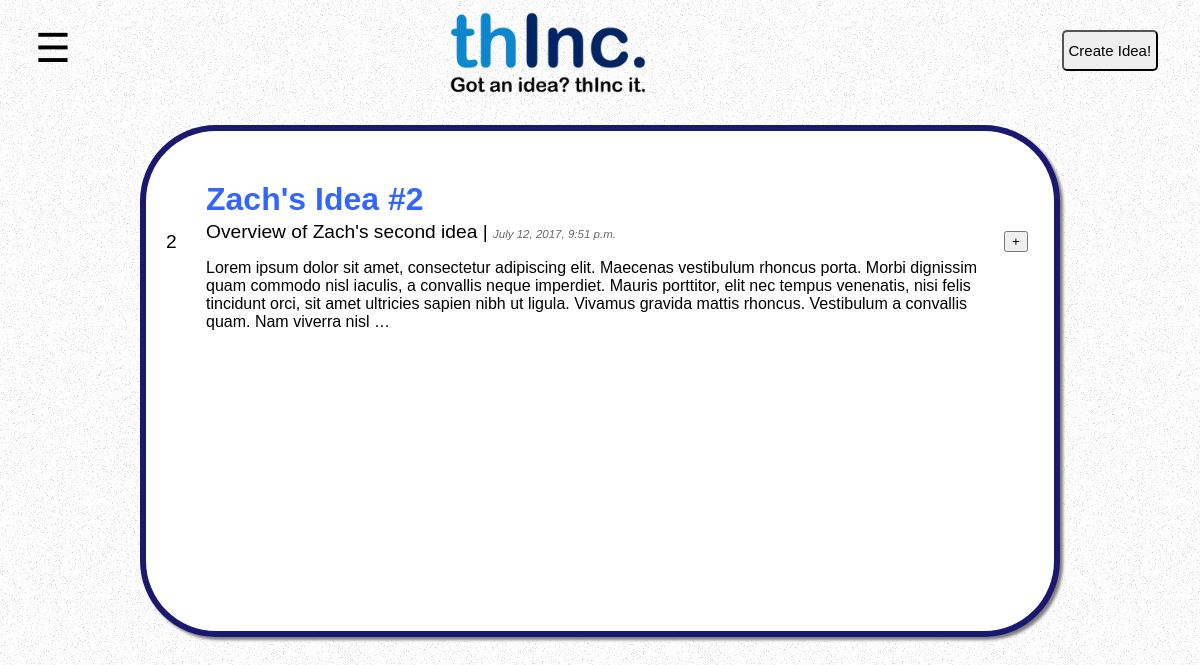
Page /ideas/zachs-idea-2/ on the committed database.
### thinc/models.py (models this page shows, shortened)
class Idea(models.Model):
	user = models.ForeignKey('auth.User')
	name = models.CharField(max_length=255, default="", editable=True)
	overview = models.TextField()
	description = models.TextField()
	published_date = models.DateTimeField(auto_now_add=True, null=True)
	updated_date = models.DateTimeField(auto_now=True, auto_now_add=False, null=True)
	votes = models.IntegerField(default=0)
	slug = models.SlugField(unique=True)

### thinc/views.py (the view)
# urls.py: url(r'^ideas/(?P<slug>[-\w]+)/$', views.idea_detail, name='idea_detail'),
def idea_detail(request, slug):
	idea = Idea.objects.get(slug=slug)
	return render(request, 'ideas/idea_detail.html', {
			'idea': idea,
	})

### thinc/templates/ideas/idea_detail.html (shortened to what this page needs)
{% extends 'base.html' %}
{% block content %}
<div class="block">
    <div class="idea_detail">
        <div class="idea_outer">
            <div class="idea">
                <div class="voting">
                    <form role="form" method="post">
                        <input type="submit" name="voteup" value="+">
                    </form>
                </div>
                <div class="votes">
                    <h3>{{ idea.votes }}</h3>
                </div>
                <div class="the_rest">
                    <h2 style="color: #3366ff;">{{ idea.name }}</h2>
                    <h3>{{ idea.overview }} | <span class="published_date">{{ idea.published_date }}</span></h3>
                    <p>{{ idea.description|truncatewords:50 }}</p>
                </div>
            </div>
        </div>
    </div>
</div>
{% endblock content %}

### thinc/static/css/styleJS.css (style rules this page uses)
body { font-family: "Arial Rounded MT Bold", Helvetica, sans-serif; transition: background-color .5s; margin: 0; background-image: url("../images/noise.png"); }
.block { padding: 0; margin: 20px 10%; }
.idea_outer { margin: 10px 20px 50px; padding: 6px; background-color: #191970; border-radius: 76px; transition: 0.5s; box-shadow: 3px 3px 3px grey; }
.idea { padding: 10px; border-radius: 70px; background-color: white; min-height: 100px; transition: 0.5s; }
.voting { margin: 50px 0; width: 40px; float: right; clear: both; display: block; }
.votes { padding-left: 10px; margin: 50px 0; width: 40px; float: left; }
.the_rest { margin: 0 50px; }
.published_date { font-style: italic; color: #696969; font-size: .6em; }
.idea_detail .idea_outer { margin: 10px 20px 50px; padding: 6px; background-color: #191970; border-radius: 76px; transition: 0.5s; box-shadow: 3px 3px 3px grey; min-height: 400px; }
.idea_detail .idea { padding: 50px 10px; border-radius: 70px; background-color: white; min-height: 100px; transition: 0.5s; min-height: 400px; }
h1, h3, h4, h5, h6 { margin: 0; padding: 0; font-weight: normal; }
h2 { font-size: 2em; margin: 0 0 3px; padding: 0; }
h3 { font-size: 1.2em; }
p { font-size: 16px; }

### rows in the picture
Idea: votes "2", name "Zach's Idea #2", overview "Overview of Zach's second idea", published_date "July 12, 2017, 9:51 p.m.", description "Lorem ipsum dolor sit amet, consectetur adipiscing elit. Maecenas vestibulum rhoncus porta. Morbi dignissim quam commodo nisl iaculis, a convallis neque imperdiet. Mauris porttitor, elit nec tempus venenatis, nisi felis tincidunt orci, sit amet ultricies sapien nibh ut ligula. Vivamus gravida mattis rhoncus. Vestibulum a convallis quam. Nam viverra nisl …"
